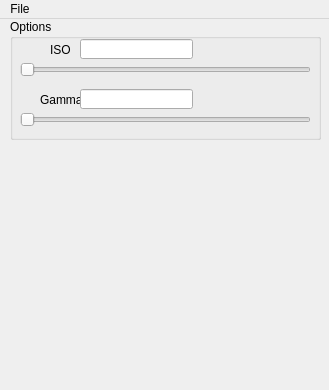
<?xml version="1.0" encoding="UTF-8"?>
<ui version="4.0">
 <class>MainWindow</class>
 <widget class="QMainWindow" name="MainWindow">
  <property name="geometry">
   <rect>
    <x>0</x>
    <y>0</y>
    <width>329</width>
    <height>390</height>
   </rect>
  </property>
  <property name="windowTitle">
   <string>HDRViewer</string>
  </property>
  <widget class="QWidget" name="centralWidget">
   <widget class="QGroupBox" name="groupBox">
    <property name="geometry">
     <rect>
      <x>10</x>
      <y>0</y>
      <width>311</width>
      <height>121</height>
     </rect>
    </property>
    <property name="maximumSize">
     <size>
      <width>380</width>
      <height>128</height>
     </size>
    </property>
    <property name="title">
     <string>Options</string>
    </property>
    <widget class="QSlider" name="ISOValueSlider">
     <property name="geometry">
      <rect>
       <x>10</x>
       <y>40</y>
       <width>291</width>
       <height>22</height>
      </rect>
     </property>
     <property name="minimum">
      <number>1</number>
     </property>
     <property name="maximum">
      <number>40</number>
     </property>
     <property name="orientation">
      <enum>Qt::Horizontal</enum>
     </property>
    </widget>
    <widget class="QLabel" name="label">
     <property name="geometry">
      <rect>
       <x>40</x>
       <y>20</y>
       <width>51</width>
       <height>21</height>
      </rect>
     </property>
     <property name="text">
      <string>ISO</string>
     </property>
    </widget>
    <widget class="QLineEdit" name="ISOValue">
     <property name="geometry">
      <rect>
       <x>70</x>
       <y>20</y>
       <width>113</width>
       <height>20</height>
      </rect>
     </property>
    </widget>
    <widget class="QLabel" name="label_2">
     <property name="geometry">
      <rect>
       <x>30</x>
       <y>70</y>
       <width>51</width>
       <height>21</height>
      </rect>
     </property>
     <property name="text">
      <string>Gamma</string>
     </property>
    </widget>
    <widget class="QLineEdit" name="gammaFactor">
     <property name="geometry">
      <rect>
       <x>70</x>
       <y>70</y>
       <width>113</width>
       <height>20</height>
      </rect>
     </property>
    </widget>
    <widget class="QSlider" name="gammaFactorSlider">
     <property name="geometry">
      <rect>
       <x>10</x>
       <y>90</y>
       <width>291</width>
       <height>22</height>
      </rect>
     </property>
     <property name="minimum">
      <number>1</number>
     </property>
     <property name="maximum">
      <number>200</number>
     </property>
     <property name="orientation">
      <enum>Qt::Horizontal</enum>
     </property>
    </widget>
   </widget>
   <widget class="QWidget" name="histWidget" native="true">
    <property name="geometry">
     <rect>
      <x>10</x>
      <y>130</y>
      <width>311</width>
      <height>231</height>
     </rect>
    </property>
   </widget>
  </widget>
  <widget class="QMenuBar" name="menuBar">
   <property name="geometry">
    <rect>
     <x>0</x>
     <y>0</y>
     <width>329</width>
     <height>23</height>
    </rect>
   </property>
   <widget class="QMenu" name="menuFile">
    <property name="title">
     <string>File</string>
    </property>
    <addaction name="actionOpen"/>
   </widget>
   <addaction name="menuFile"/>
  </widget>
  <action name="actionOpen">
   <property name="text">
    <string>Open</string>
   </property>
  </action>
 </widget>
 <layoutdefault spacing="6" margin="11"/>
 <resources/>
 <connections/>
</ui>
